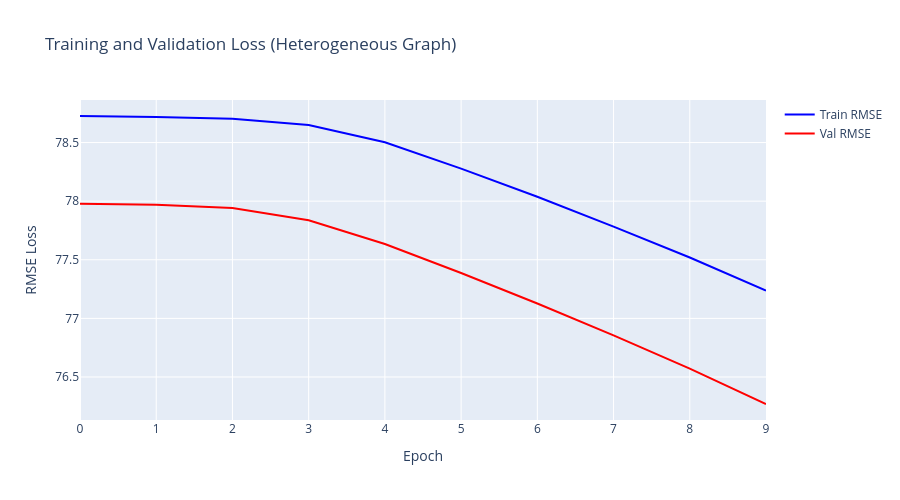
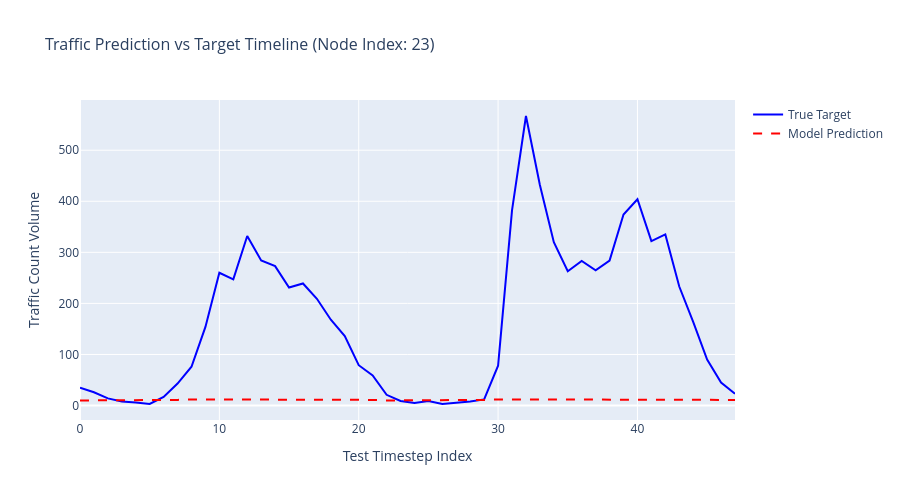
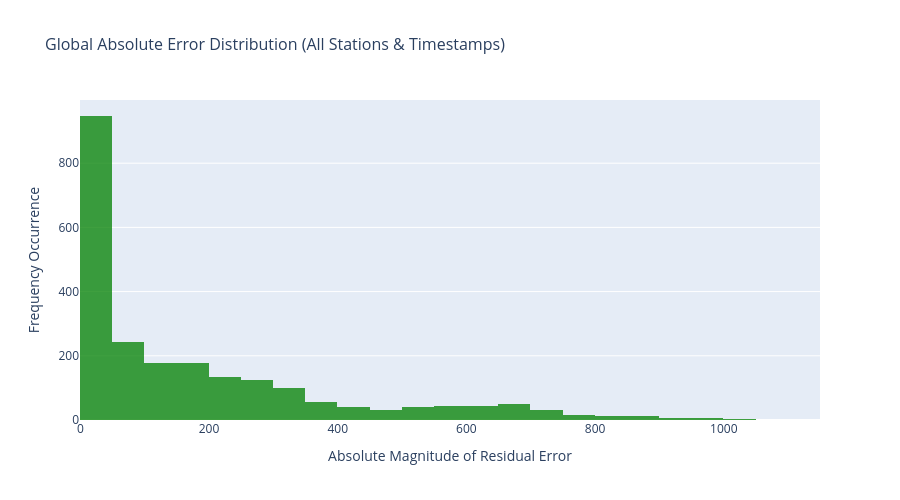
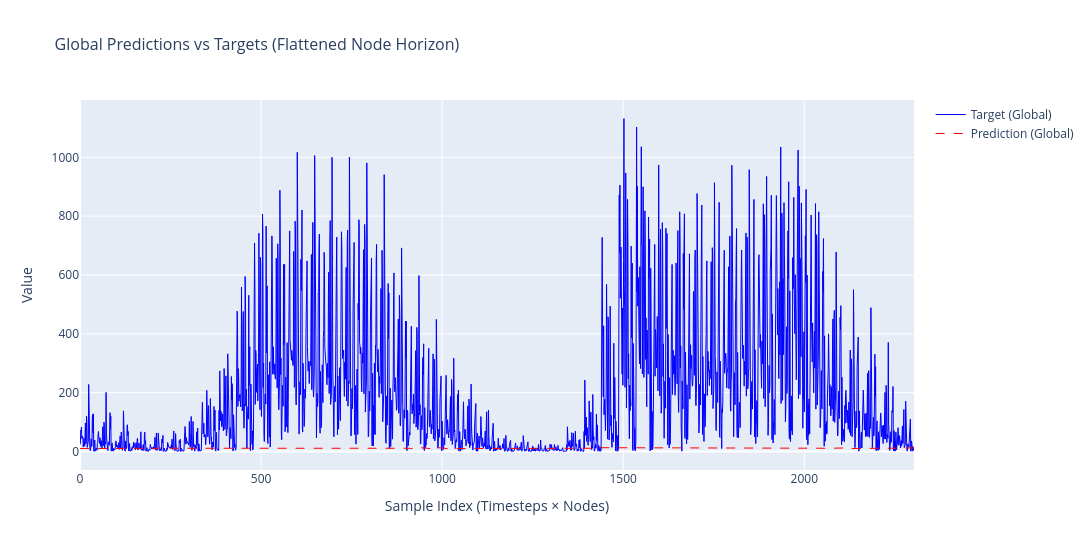

Notebook cell for these charts, in order:
### Code cell
# ==========================================
# SECTION 6: VISUALIZATION & EVALUATION METRICS
# ==========================================
import numpy as np
import plotly.graph_objects as go

# --- 1. PLOT TRAINING CURVES ---
fig_train = go.Figure()

rt_train_losses = np.sqrt(train_losses)
rt_val_losses = np.sqrt(val_losses)

fig_train.add_trace(go.Scatter(
    y=rt_train_losses, name='Train RMSE', mode='lines', line=dict(color='blue')
))
fig_train.add_trace(go.Scatter(
    y=rt_val_losses, name='Val RMSE', mode='lines', line=dict(color='red')
))
fig_train.update_layout(
    title='Training and Validation Loss (Heterogeneous Graph)',
    xaxis_title='Epoch',
    yaxis_title='RMSE Loss',
    hovermode='x unified',
    width=900, height=500
)
fig_train.show()


# --- 2. PLOT PREDICTIONS VS TARGETS FOR A SPECIFIC NODE ---
target_node_id = 23

node_targets = all_targets[:, target_node_id]
node_preds = all_preds[:, target_node_id]

sample_time_idx = slice(0, min(100, len(node_targets)))

fig_node_pred = go.Figure()
fig_node_pred.add_trace(
    go.Scatter(x=np.arange(len(node_targets[sample_time_idx])), y=node_targets[sample_time_idx],
               name='True Target', mode='lines', line=dict(color='blue', width=2))
)
fig_node_pred.add_trace(
    go.Scatter(x=np.arange(len(node_preds[sample_time_idx])), y=node_preds[sample_time_idx],
               name='Model Prediction', mode='lines', line=dict(color='red', width=2, dash='dash'))
)
fig_node_pred.update_layout(
    title=dict(text=f"Traffic Prediction vs Target Timeline (Node Index: {target_node_id})", font=dict(size=16)),
    xaxis_title='Test Timestep Index',
    yaxis_title='Traffic Count Volume',
    hovermode='x unified',
    height=500, width=900
)
fig_node_pred.show()


# --- 3. SEPARATED ERROR DISTRIBUTION (All Nodes Global Residuals) ---
errors = np.abs(all_preds - all_targets).flatten()

fig_err_dist = go.Figure()
fig_err_dist.add_trace(
    go.Histogram(x=errors, nbinsx=40, name='Absolute Residuals', marker_color='green', opacity=0.75)
)
fig_err_dist.update_layout(
    title=dict(text="Global Absolute Error Distribution (All Stations & Timestamps)", font=dict(size=16)),
    xaxis_title='Absolute Magnitude of Residual Error',
    yaxis_title='Frequency Occurrence',
    height=500, width=900
)
fig_err_dist.show()


# --- 4. GLOBAL PREDICTIONS VS TARGETS TIMELINE (All Nodes Flattened) ---
sample_global_idx = slice(0, min(100, len(all_preds)))

fig_global_pred = go.Figure()
fig_global_pred.add_trace(
    go.Scatter(x=np.arange(all_targets[sample_global_idx].size), y=all_targets[sample_global_idx].flatten(),
               name='Target (Global)', mode='lines', line=dict(color='blue', width=1))
)
fig_global_pred.add_trace(
    go.Scatter(x=np.arange(all_preds[sample_global_idx].size), y=all_preds[sample_global_idx].flatten(),
               name='Prediction (Global)', mode='lines', line=dict(color='red', width=1, dash='dash'))
)
fig_global_pred.update_layout(
    title=dict(text="Global Predictions vs Targets (Flattened Node Horizon)", font=dict(size=16)),
    xaxis_title='Sample Index (Timesteps × Nodes)',
    yaxis_title='Value',
    hovermode='x unified',
    height=550, width=1100
)
fig_global_pred.show()


# --- 5. SUMMARY METRICS ---
mae = np.mean(errors)
rmse = np.sqrt(np.mean((all_preds - all_targets) ** 2))

# Compute global wMAPE
total_actual_traffic = np.sum(np.abs(all_targets))
wmape = np.sum(np.abs(all_targets - all_preds)) / max(1e-6, total_actual_traffic)

# Compute specific localized node-level metrics for transparency
node_errors = np.abs(node_preds - node_targets)
node_mae = np.mean(node_errors)
node_wmape = np.sum(node_errors) / max(1e-6, np.sum(np.abs(node_targets)))

print("\n" + "=" * 70)
print("FINAL TEST METRICS")
print("=" * 70)
print(f"Global System MAE:                {mae:.4f}")
print(f"Global System RMSE:               {rmse:.4f}")
print(f"Global System wMAPE:              {wmape:.4f}")
print("-" * 70)
print(f"Selected Node ({target_node_id}) Local MAE:     {node_mae:.4f}")
print(f"Selected Node ({target_node_id}) Local wMAPE:   {node_wmape:.4f}")
print("-" * 70)
print(f"Min System Prediction:            {all_preds.min():.4f}")
print(f"Max System Prediction:            {all_preds.max():.4f}")
print(f"Min System Target:                {all_targets.min():.4f}")
print(f"Max System Target:                {all_targets.max():.4f}")
print("=" * 70)

### Figure 1 — Plotly figure (JSON) as saved in the notebook; plotly's stock layout.template omitted (floating-point values rounded to 4 significant figures)
{"data": [{"line": {"color": "blue"}, "mode": "lines", "name": "Train RMSE", "type": "scatter", "y": [78.73, 78.72, 78.7, 78.65, 78.5, 78.28, 78.04, 77.78, 77.52, 77.24]}, {"line": {"color": "red"}, "mode": "lines", "name": "Val RMSE", "type": "scatter", "y": [77.98, 77.97, 77.94, 77.84, 77.63, 77.39, 77.13, 76.86, 76.57, 76.27]}], "layout": {"height": 500, "hovermode": "x unified", "title": {"text": "Training and Validation Loss (Heterogeneous Graph)"}, "width": 900, "xaxis": {"title": {"text": "Epoch"}}, "yaxis": {"title": {"text": "RMSE Loss"}}}}

### Figure 2 — Plotly figure (JSON) as saved in the notebook; plotly's stock layout.template omitted (floating-point values rounded to 4 significant figures)
{"data": [{"line": {"color": "blue", "width": 2}, "mode": "lines", "name": "True Target", "type": "scatter", "x": [0, 1, 2, 3, 4, 5, 6, 7, 8, 9, 10, 11, 12, 13, 14, 15, 16, 17, 18, 19, 20, 21, 22, 23, 24, 25, 26, 27, 28, 29, 30, 31, 32, 33, 34, 35, 36, 37, 38, 39, 40, 41, 42, 43, 44, 45, 46, 47], "y": [35.0, 26.0, 14.0, 8.0, 6.0, 3.0, 17.0, 43.0, 76.0, 154.0, 260.0, 247.0, 332.0, 284.0, 273.0, 231.0, 239.0, 209.0, 168.0, 136.0, 79.0, 59.0, 21.0, 9.0, 5.0, 9.0, 3.0, 5.0, 8.0, 12.0, 78.0, 382.0, 567.0, 432.0, 320.0, 263.0, 283.0, 265.0, 284.0, 374.0, 404.0, 322.0, 335.0, 233.0, 164.0, 90.0, 45.0, 23.0]}, {"line": {"color": "red", "dash": "dash", "width": 2}, "mode": "lines", "name": "Model Prediction", "type": "scatter", "x": [0, 1, 2, 3, 4, 5, 6, 7, 8, 9, 10, 11, 12, 13, 14, 15, 16, 17, 18, 19, 20, 21, 22, 23, 24, 25, 26, 27, 28, 29, 30, 31, 32, 33, 34, 35, 36, 37, 38, 39, 40, 41, 42, 43, 44, 45, 46, 47], "y": [10, 10, 10, 11, 11, 11, 11, 11, 12, 12, 12, 12, 12, 12, 12, 12, 12, 11, 11, 11, 11, 11, 10, 10, 10, 10, 11, 11, 11, 11, 12, 12, 12, 12, 12, 12, 12, 12, 12, 12, 12, 12, 12, 11, 11, 11, 11, 11]}], "layout": {"height": 500, "hovermode": "x unified", "title": {"font": {"size": 16}, "text": "Traffic Prediction vs Target Timeline (Node Index: 23)"}, "width": 900, "xaxis": {"title": {"text": "Test Timestep Index"}}, "yaxis": {"title": {"text": "Traffic Count Volume"}}}}

### Figure 3 — Plotly figure (JSON) as saved in the notebook; plotly's stock layout.template omitted (floating-point values rounded to 4 significant figures; data arrays with more than 128 entries replaced by an {"elided": "..."} marker saying what was removed)
{"data": [{"marker": {"color": "green"}, "name": "Absolute Residuals", "nbinsx": 40, "opacity": 0.75, "type": "histogram", "x": {"elided": "2304 float values"}}], "layout": {"height": 500, "title": {"font": {"size": 16}, "text": "Global Absolute Error Distribution (All Stations & Timestamps)"}, "width": 900, "xaxis": {"title": {"text": "Absolute Magnitude of Residual Error"}}, "yaxis": {"title": {"text": "Frequency Occurrence"}}}}

### Figure 4 — Plotly figure (JSON) as saved in the notebook; plotly's stock layout.template omitted (floating-point values rounded to 4 significant figures; data arrays with more than 128 entries replaced by an {"elided": "..."} marker saying what was removed)
{"data": [{"line": {"color": "blue", "width": 1}, "mode": "lines", "name": "Target (Global)", "type": "scatter", "x": {"elided": "2304 int values"}, "y": {"elided": "2304 float values"}}, {"line": {"color": "red", "dash": "dash", "width": 1}, "mode": "lines", "name": "Prediction (Global)", "type": "scatter", "x": {"elided": "2304 int values"}, "y": {"elided": "2304 int values"}}], "layout": {"height": 550, "hovermode": "x unified", "title": {"font": {"size": 16}, "text": "Global Predictions vs Targets (Flattened Node Horizon)"}, "width": 1100, "xaxis": {"title": {"text": "Sample Index (Timesteps × Nodes)"}}, "yaxis": {"title": {"text": "Value"}}}}
